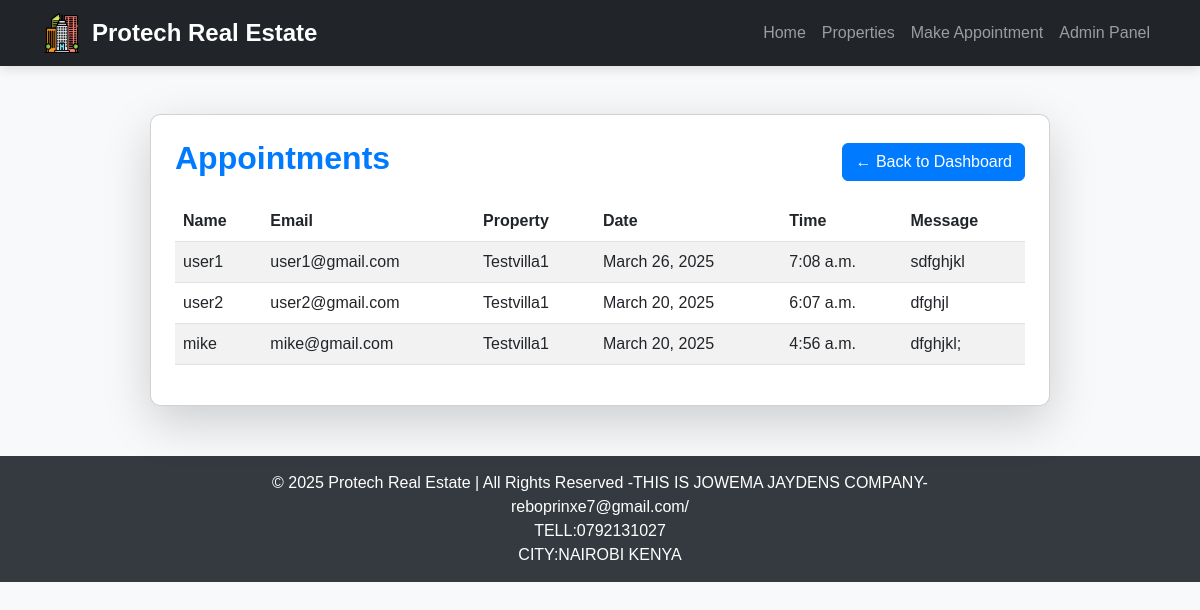
Page /admin-panel/admin-appointments/ (signed in) on the committed database.
### realestate/models.py (models this page shows, shortened)
class Appointment(models.Model):
    name = models.CharField(max_length=100)
    email = models.EmailField()
    phone = models.CharField(max_length=15)
    property = models.ForeignKey(Property, on_delete=models.CASCADE)
    date = models.DateField()
    time = models.TimeField()
    message = models.TextField(blank=True)

class Property(models.Model):
    title = models.CharField(max_length=200)
    description = models.TextField()
    price = models.DecimalField(max_digits=10, decimal_places=2)
    location = models.CharField(max_length=255)
    image = models.ImageField(upload_to='property_images/', null=True, blank=True)
    created_at = models.DateTimeField(auto_now_add=True)

### realestate/views.py (the view)
# urls.py: path('admin-appointments/', admin_appointments, name='admin_appointments'),
@login_required
def admin_appointments(request):
    appointments = Appointment.objects.all()
    return render(request, 'admin_appointments.html', {'appointments': appointments})

### templates/admin_appointments.html (shortened to what this page needs)
{% extends 'base.html' %}
{% load static %}
{% block content %}
<div class="container mt-5">
    <div class="appointments card shadow-lg p-4">
        <div class="d-flex justify-content-between align-items-center">
            <h2 class="text-theme fw-bold">Appointments</h2>
            <a href="{% url 'admin_dashboard' %}" class="btn btn-theme">← Back to Dashboard</a>
        </div>
        <div class="table-responsive mt-3">
            <table class="table table-striped table-hover">
                <thead class="table-theme">
                    <tr>
                        <th>Name</th>
                        <th>Email</th>
                        <th>Property</th>
                        <th>Date</th>
                        <th>Time</th>
                        <th>Message</th>
                    </tr>
                </thead>
                <tbody>
                    {% for appointment in appointments %}
                    <tr>
                        <td>{{ appointment.name }}</td>
                        <td>{{ appointment.email }}</td>
                        <td>{{ appointment.property.title }}</td>
                        <td>{{ appointment.date }}</td>
                        <td>{{ appointment.time }}</td>
                        <td>{{ appointment.message }}</td>
                    </tr>
                    {% empty %}
                    <tr>
                        <td colspan="6" class="text-center text-muted">No appointments available.</td>
                    </tr>
                    {% endfor %}
                </tbody>
            </table>
        </div>
    </div>
</div>
{% endblock %}

### templates/base.html (style rules this page uses)
body { font-family: 'Arial', sans-serif; background-color: #f8f9fa; }

### templates/admin_appointments.html (style rules this page uses)
:root { --theme-color: #007bff; --theme-hover: #0056b3; --theme-light: #f8f9fa; }
.appointments { max-width: 900px; margin: auto; background: #ffffff; border-radius: 10px; box-shadow: 0 10px 30px rgba(0, 0, 0, 0.1); }
.text-theme { color: var(--theme-color); }
.btn-theme { background-color: var(--theme-color); border-color: var(--theme-color); color: white; transition: transform 0.2s ease-in-out, background 0.3s; }
.table-theme { background-color: var(--theme-color); color: white; }

### rows in the picture
Appointment: name "user1", email "user1@gmail.com", property "Testvilla1", date "March 26, 2025", time "7:08 a.m.", message "sdfghjkl"
Appointment: name "user2", email "user2@gmail.com", property "Testvilla1", date "March 20, 2025", time "6:07 a.m.", message "dfghjl"
Appointment: name "mike", email "mike@gmail.com", property "Testvilla1", date "March 20, 2025", time "4:56 a.m.", message "dfghjkl;"
